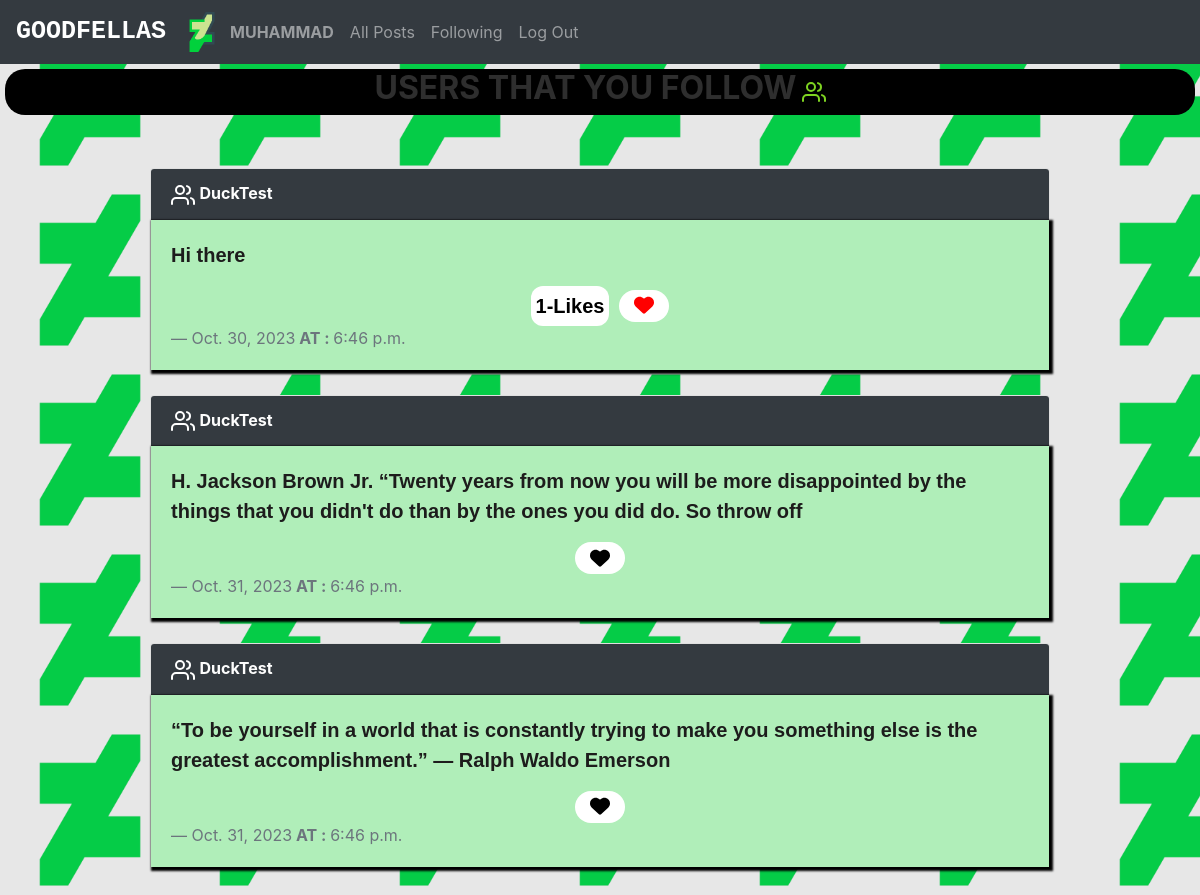
Page /following (signed in) on the committed database.
### network/models.py (models this page shows, shortened)
class User(AbstractUser):
    pass

class New_Post(models.Model):
    user = models.ForeignKey(User,on_delete=models.CASCADE,related_name="writer",default=True)
    content = models.TextField(max_length=150)
    date = models.DateField(auto_now_add=True)
    time = models.TimeField(auto_now_add=True)

### network/views.py (the view)
# urls.py: path("following", views.following, name="following") ,
def following(request):
    likes = LikesModel.objects.all()
    postLikes = []
    try:
        for like in likes:
            if like.user.id == request.user.id:
                postLikes.append(like.post.id)
    except:
            postLikes = []
    current_login_user = request.user.id
    followers = followers_dashboard.objects.filter(user=current_login_user)
    followers_post_feed = New_Post.objects.all().order_by('date')
    post_feed = []
    for display in followers_post_feed:
        for author in followers:
            if author.follower == display.user:
                post_feed.append(display)
    if len(followers) == 0:
        messages.warning(request, "You Are Not Following Anyone!")
    Navigation = Paginator(post_feed, 7)
    pageNum = request.GET.get('page')
    post_page = Navigation.get_page(pageNum)
    context = {
        "post_page": post_page,
        "postLikes":postLikes,
    }
    return render(request, "network/following.html", context)

### network/templates/network/following.html (shortened to what this page needs)
{% extends "network/layout.html" %}
{% block body %}
<div class="following_logo">
    <h2>USERS THAT YOU FOLLOW</h2>
</div>
<br>
<div class="NewFeed">
    <br>
    {% for Post in post_page %}
    <div class="card">
        <div class="card-header">
            <a class="user_hyperlink" href="{%url 'profile' user_id=Post.user.id %}">{{Post.user}}</a>
        </div>
        <div class="card-body">
            <blockquote class="blockquote mb-0">
                <p>{{Post.content}}</p>
                <div class="likest">
                    {%if user.id != Post.user.id%}
                    {% if Post.id in postLikes%}
                    <div class="likes_people">{{postLikes|length}}-Likes </div>
                    <button class="btn_like" onclick="submit({{Post.id}},'like')" id="{{Post.id}}">
                        <i class="like_btn fa-solid fa-heart"></i>
                    </button>
                    {%else%}
                    <button class="btn_like" onclick="submit({{Post.id}},'unlike') "id="{{Post.id}}">
                        <i class="unlike_btn fa-solid fa-heart"></i>
                    </button>
                    {% endif %}
                    {% endif %}
                </div>
                <footer class="blockquote-footer">{{Post.date}}<strong> AT : </strong>{{Post.time}}</footer>
            </blockquote>
        </div>
    </div>
    <br>
    {%endfor%}
    {%endblock%}

### network/templates/network/layout.html (shortened to what this page needs)
{% load static %}
<!DOCTYPE html>
<html lang="en">
    <head>
        <link rel="stylesheet" href="https://stackpath.bootstrapcdn.com/bootstrap/4.4.1/css/bootstrap.min.css">
        <link href="{% static 'network/styles.css' %}" rel="stylesheet">
        <link href="{% static 'fontawesomefree/css/all.min.css' %}" rel="stylesheet" type="text/css">
  </head>
    </head>
    <body style="background-image: url({% static 'img/background.png' %}); background-size:15%">
        <nav class="navbar navbar-expand-lg navbar-dark  bg-dark">
            <a class="navbar-brand" href="{%url 'index'%}"><strong>Goodfellas</strong></a>
            <img class="logo" src="{% static 'img/logo.png' %}">
            <div>
                <ul class="navbar-nav mr-auto">
                {% if user.is_authenticated %}
                    <li class="nav-item">
                        <a class="nav-link" href="{%url 'profile' user_id=user.id%}"><strong>{{ user.username }}</strong></a>
                    </li>
                {% endif %}
                <li class="nav-item">
                    <a class="nav-link" href="{% url 'index' %}">All Posts</a>
                </li>
                {% if user.is_authenticated %}
                    <li class="nav-item">
                        <a class="nav-link" href="{%url 'following'%}">Following</a>
                    </li>
                    <li class="nav-item">
                        <a class="nav-link" href="{% url 'logout' %}">Log Out</a>
                    </li>
                {% endif %}
                </ul>
            </div>
            </nav>
        <div class="body">
            {% block body %}
            {% endblock %}
        </div>
    </body>
</html>

### network/static/network/styles.css (style rules this page uses)
body { background-color:#e7e7e7 ; }
.card { margin: 0 auto; width: 900px; display: flex; }
.card-header { color: #fff; background-color: #343A40; }
.card-body { color: #000; background-color: #b0eeb9; box-shadow: 2px 2px 2px 2px #000; }
.card-body p { font-family:Arial, Helvetica, sans-serif; font-weight: bold; color: #1d1c1c; }
strong { text-transform: uppercase; }
.logo { width: 40px; }
.navbar-brand { font-size: 25px; font-weight: bold; font-family: monospace; }
.user_hyperlink { font-weight: bold; }
.NewFeed a { color: #fdfdfd; }
.following_logo { background-color: #000; border-radius: 20px; }
h2 { color: #2e2e2e; font-weight: bold; }
.following_logo { margin: 5px; display: flex; justify-content: center; align-items: center; text-transform: uppercase; gap: 5px; }
.likest { display: flex; justify-content: center; align-items: center; gap: 10px; }
.btn_like { background-color: #fff; width: 50px; border: none; border-radius: 20px; }
.like_btn { color:red; }
.likes_people { background-color: #fff; padding: 5px; border-radius: 12px; font-family:Tahoma, sans-serif; font-weight: 600; }

### rows in the picture
User: username "MUHAMMAD"
New_Post: user "DuckTest", content "Hi there", postLikes "1", date "Oct. 30, 2023", time "6:46 p.m."
New_Post: user "DuckTest", content "H. Jackson Brown Jr. “Twenty years from now you will be more disappointed by the things that you didn't do than by the ones you did do. So throw off", date "Oct. 31, 2023", time "6:46 p.m."
New_Post: user "DuckTest", content "“To be yourself in a world that is constantly trying to make you something else is the greatest accomplishment.” ― Ralph Waldo Emerson", date "Oct. 31, 2023", time "6:46 p.m."
